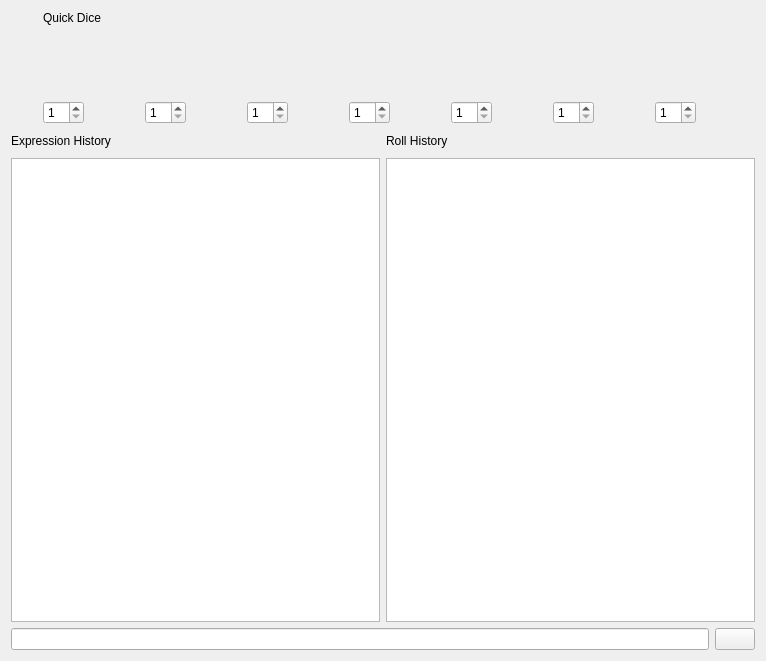
<?xml version="1.0" encoding="UTF-8"?>
<ui version="4.0">
 <class>DiceRollWidget</class>
 <widget class="QWidget" name="DiceRollWidget">
  <property name="geometry">
   <rect>
    <x>0</x>
    <y>0</y>
    <width>766</width>
    <height>661</height>
   </rect>
  </property>
  <property name="windowTitle">
   <string>Form</string>
  </property>
  <layout class="QGridLayout" name="gridLayout_2">
   <item row="3" column="0">
    <widget class="QTextEdit" name="expressionHistoryTextEdit"/>
   </item>
   <item row="2" column="1">
    <layout class="QHBoxLayout" name="horizontalLayout_2">
     <item>
      <widget class="QLabel" name="label_2">
       <property name="text">
        <string>Roll History</string>
       </property>
      </widget>
     </item>
     <item>
      <spacer name="horizontalSpacer_2">
       <property name="orientation">
        <enum>Qt::Orientation::Horizontal</enum>
       </property>
       <property name="sizeHint" stdset="0">
        <size>
         <width>40</width>
         <height>20</height>
        </size>
       </property>
      </spacer>
     </item>
     <item>
      <widget class="QPushButton" name="clearRollsHistory">
       <property name="text">
        <string/>
       </property>
       <property name="icon">
        <iconset resource="res.qrc">
         <normaloff>:/ui/icons/symbolic-dark/trash.svg</normaloff>:/ui/icons/symbolic-dark/trash.svg</iconset>
       </property>
       <property name="flat">
        <bool>true</bool>
       </property>
      </widget>
     </item>
    </layout>
   </item>
   <item row="2" column="0">
    <layout class="QHBoxLayout" name="horizontalLayout">
     <item>
      <widget class="QLabel" name="label">
       <property name="text">
        <string>Expression History</string>
       </property>
      </widget>
     </item>
     <item>
      <spacer name="horizontalSpacer">
       <property name="orientation">
        <enum>Qt::Orientation::Horizontal</enum>
       </property>
       <property name="sizeHint" stdset="0">
        <size>
         <width>40</width>
         <height>20</height>
        </size>
       </property>
      </spacer>
     </item>
     <item>
      <widget class="QPushButton" name="clearExpressionsHistory">
       <property name="text">
        <string/>
       </property>
       <property name="icon">
        <iconset resource="res.qrc">
         <normaloff>:/ui/icons/symbolic-dark/trash.svg</normaloff>:/ui/icons/symbolic-dark/trash.svg</iconset>
       </property>
       <property name="flat">
        <bool>true</bool>
       </property>
      </widget>
     </item>
    </layout>
   </item>
   <item row="1" column="0" colspan="2">
    <layout class="QGridLayout" name="gridLayout">
     <item row="2" column="6">
      <widget class="QSpinBox" name="dPercentSpin">
       <property name="sizePolicy">
        <sizepolicy hsizetype="Fixed" vsizetype="Fixed">
         <horstretch>0</horstretch>
         <verstretch>0</verstretch>
        </sizepolicy>
       </property>
       <property name="minimumSize">
        <size>
         <width>32</width>
         <height>0</height>
        </size>
       </property>
       <property name="minimum">
        <number>1</number>
       </property>
      </widget>
     </item>
     <item row="1" column="0">
      <widget class="QClickableLabel" name="d4Icon">
       <property name="sizePolicy">
        <sizepolicy hsizetype="Minimum" vsizetype="Minimum">
         <horstretch>0</horstretch>
         <verstretch>0</verstretch>
        </sizepolicy>
       </property>
       <property name="minimumSize">
        <size>
         <width>64</width>
         <height>64</height>
        </size>
       </property>
       <property name="maximumSize">
        <size>
         <width>64</width>
         <height>64</height>
        </size>
       </property>
       <property name="cursor">
        <cursorShape>PointingHandCursor</cursorShape>
       </property>
       <property name="text">
        <string/>
       </property>
       <property name="pixmap">
        <pixmap resource="res.qrc">:/ui/dice/symbolic-dark/d4.svg</pixmap>
       </property>
       <property name="scaledContents">
        <bool>true</bool>
       </property>
      </widget>
     </item>
     <item row="2" column="3">
      <widget class="QSpinBox" name="d10Spin">
       <property name="sizePolicy">
        <sizepolicy hsizetype="Fixed" vsizetype="Fixed">
         <horstretch>0</horstretch>
         <verstretch>0</verstretch>
        </sizepolicy>
       </property>
       <property name="minimum">
        <number>1</number>
       </property>
      </widget>
     </item>
     <item row="2" column="5">
      <widget class="QSpinBox" name="d20Spin">
       <property name="sizePolicy">
        <sizepolicy hsizetype="Fixed" vsizetype="Fixed">
         <horstretch>0</horstretch>
         <verstretch>0</verstretch>
        </sizepolicy>
       </property>
       <property name="minimumSize">
        <size>
         <width>32</width>
         <height>0</height>
        </size>
       </property>
       <property name="minimum">
        <number>1</number>
       </property>
      </widget>
     </item>
     <item row="1" column="1">
      <widget class="QClickableLabel" name="d6Icon">
       <property name="sizePolicy">
        <sizepolicy hsizetype="Minimum" vsizetype="Minimum">
         <horstretch>0</horstretch>
         <verstretch>0</verstretch>
        </sizepolicy>
       </property>
       <property name="minimumSize">
        <size>
         <width>64</width>
         <height>64</height>
        </size>
       </property>
       <property name="maximumSize">
        <size>
         <width>64</width>
         <height>64</height>
        </size>
       </property>
       <property name="cursor">
        <cursorShape>PointingHandCursor</cursorShape>
       </property>
       <property name="text">
        <string/>
       </property>
       <property name="pixmap">
        <pixmap resource="res.qrc">:/ui/dice/symbolic-dark/d6.svg</pixmap>
       </property>
       <property name="scaledContents">
        <bool>true</bool>
       </property>
      </widget>
     </item>
     <item row="2" column="1">
      <widget class="QSpinBox" name="d6Spin">
       <property name="sizePolicy">
        <sizepolicy hsizetype="Fixed" vsizetype="Fixed">
         <horstretch>0</horstretch>
         <verstretch>0</verstretch>
        </sizepolicy>
       </property>
       <property name="minimum">
        <number>1</number>
       </property>
      </widget>
     </item>
     <item row="1" column="6">
      <widget class="QClickableLabel" name="dPercentIcon">
       <property name="sizePolicy">
        <sizepolicy hsizetype="Minimum" vsizetype="Minimum">
         <horstretch>0</horstretch>
         <verstretch>0</verstretch>
        </sizepolicy>
       </property>
       <property name="minimumSize">
        <size>
         <width>64</width>
         <height>64</height>
        </size>
       </property>
       <property name="maximumSize">
        <size>
         <width>64</width>
         <height>64</height>
        </size>
       </property>
       <property name="cursor">
        <cursorShape>PointingHandCursor</cursorShape>
       </property>
       <property name="text">
        <string/>
       </property>
       <property name="pixmap">
        <pixmap resource="res.qrc">:/ui/dice/symbolic-dark/dPercent.svg</pixmap>
       </property>
       <property name="scaledContents">
        <bool>true</bool>
       </property>
      </widget>
     </item>
     <item row="1" column="2">
      <widget class="QClickableLabel" name="d8Icon">
       <property name="sizePolicy">
        <sizepolicy hsizetype="Minimum" vsizetype="Minimum">
         <horstretch>0</horstretch>
         <verstretch>0</verstretch>
        </sizepolicy>
       </property>
       <property name="minimumSize">
        <size>
         <width>64</width>
         <height>64</height>
        </size>
       </property>
       <property name="maximumSize">
        <size>
         <width>64</width>
         <height>64</height>
        </size>
       </property>
       <property name="cursor">
        <cursorShape>PointingHandCursor</cursorShape>
       </property>
       <property name="text">
        <string/>
       </property>
       <property name="pixmap">
        <pixmap resource="res.qrc">:/ui/dice/symbolic-dark/d8.svg</pixmap>
       </property>
       <property name="scaledContents">
        <bool>true</bool>
       </property>
      </widget>
     </item>
     <item row="2" column="2">
      <widget class="QSpinBox" name="d8Spin">
       <property name="sizePolicy">
        <sizepolicy hsizetype="Fixed" vsizetype="Fixed">
         <horstretch>0</horstretch>
         <verstretch>0</verstretch>
        </sizepolicy>
       </property>
       <property name="minimum">
        <number>1</number>
       </property>
      </widget>
     </item>
     <item row="1" column="3">
      <widget class="QClickableLabel" name="d10Icon">
       <property name="sizePolicy">
        <sizepolicy hsizetype="Minimum" vsizetype="Minimum">
         <horstretch>0</horstretch>
         <verstretch>0</verstretch>
        </sizepolicy>
       </property>
       <property name="minimumSize">
        <size>
         <width>64</width>
         <height>64</height>
        </size>
       </property>
       <property name="maximumSize">
        <size>
         <width>64</width>
         <height>64</height>
        </size>
       </property>
       <property name="cursor">
        <cursorShape>PointingHandCursor</cursorShape>
       </property>
       <property name="text">
        <string/>
       </property>
       <property name="pixmap">
        <pixmap resource="res.qrc">:/ui/dice/symbolic-dark/d10.svg</pixmap>
       </property>
       <property name="scaledContents">
        <bool>true</bool>
       </property>
      </widget>
     </item>
     <item row="1" column="4">
      <widget class="QClickableLabel" name="d12Icon">
       <property name="sizePolicy">
        <sizepolicy hsizetype="Minimum" vsizetype="Minimum">
         <horstretch>0</horstretch>
         <verstretch>0</verstretch>
        </sizepolicy>
       </property>
       <property name="minimumSize">
        <size>
         <width>64</width>
         <height>64</height>
        </size>
       </property>
       <property name="maximumSize">
        <size>
         <width>64</width>
         <height>64</height>
        </size>
       </property>
       <property name="cursor">
        <cursorShape>PointingHandCursor</cursorShape>
       </property>
       <property name="text">
        <string/>
       </property>
       <property name="pixmap">
        <pixmap resource="res.qrc">:/ui/dice/symbolic-dark/d12.svg</pixmap>
       </property>
       <property name="scaledContents">
        <bool>true</bool>
       </property>
      </widget>
     </item>
     <item row="1" column="5">
      <widget class="QClickableLabel" name="d20Icon">
       <property name="sizePolicy">
        <sizepolicy hsizetype="Minimum" vsizetype="Minimum">
         <horstretch>0</horstretch>
         <verstretch>0</verstretch>
        </sizepolicy>
       </property>
       <property name="minimumSize">
        <size>
         <width>64</width>
         <height>64</height>
        </size>
       </property>
       <property name="maximumSize">
        <size>
         <width>64</width>
         <height>64</height>
        </size>
       </property>
       <property name="cursor">
        <cursorShape>PointingHandCursor</cursorShape>
       </property>
       <property name="text">
        <string/>
       </property>
       <property name="pixmap">
        <pixmap resource="res.qrc">:/ui/dice/symbolic-dark/d20.svg</pixmap>
       </property>
       <property name="scaledContents">
        <bool>true</bool>
       </property>
      </widget>
     </item>
     <item row="2" column="0">
      <widget class="QSpinBox" name="d4Spin">
       <property name="sizePolicy">
        <sizepolicy hsizetype="Fixed" vsizetype="Fixed">
         <horstretch>0</horstretch>
         <verstretch>0</verstretch>
        </sizepolicy>
       </property>
       <property name="minimum">
        <number>1</number>
       </property>
      </widget>
     </item>
     <item row="2" column="4">
      <widget class="QSpinBox" name="d12Spin">
       <property name="sizePolicy">
        <sizepolicy hsizetype="Fixed" vsizetype="Fixed">
         <horstretch>0</horstretch>
         <verstretch>0</verstretch>
        </sizepolicy>
       </property>
       <property name="minimumSize">
        <size>
         <width>32</width>
         <height>0</height>
        </size>
       </property>
       <property name="minimum">
        <number>1</number>
       </property>
      </widget>
     </item>
     <item row="0" column="0">
      <widget class="QLabel" name="label_3">
       <property name="text">
        <string>Quick Dice</string>
       </property>
      </widget>
     </item>
    </layout>
   </item>
   <item row="3" column="1">
    <widget class="QListWidget" name="rollsHistoryList"/>
   </item>
   <item row="4" column="0" colspan="2">
    <layout class="QHBoxLayout" name="horizontalLayout_3">
     <item>
      <widget class="QLineEdit" name="expressionsLineEdit"/>
     </item>
     <item>
      <widget class="QPushButton" name="expressionsEnter">
       <property name="text">
        <string/>
       </property>
       <property name="icon">
        <iconset resource="res.qrc">
         <normaloff>:/ui/icons/symbolic-dark/enter.svg</normaloff>:/ui/icons/symbolic-dark/enter.svg</iconset>
       </property>
      </widget>
     </item>
    </layout>
   </item>
  </layout>
 </widget>
 <customwidgets>
  <customwidget>
   <class>QClickableLabel</class>
   <extends>QLabel</extends>
   <header>qclickablelabel.h</header>
  </customwidget>
 </customwidgets>
 <resources>
  <include location="res.qrc"/>
 </resources>
 <connections/>
</ui>
